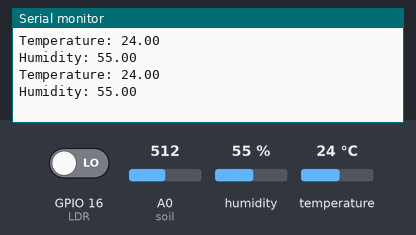
Simulated run of this sketch. Board: ESP8266 (NodeMCU). Shown: the last lines printed to the serial monitor. Inputs (shaded band) come from the test bench; at power-on: humidity 55 %, temperature 24 °C, GPIO 16 (LDR) LOW, A0 (soil) = 512. WiFi joins after 1.5 s; servers stay silent unless stated.

Above: at 3.0 s.
3.1 s: humidity set to 22 %
4.6 s: temperature set to 12 °C
At 5.61 s:
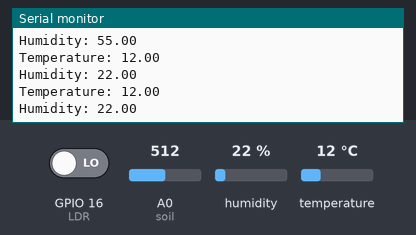
6.1 s: humidity set to 40 %
At 8.11 s:
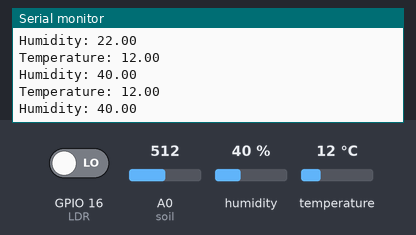
Timing chart, 0 to 9.6 s (numbered marks = the images above; inputs shaded):
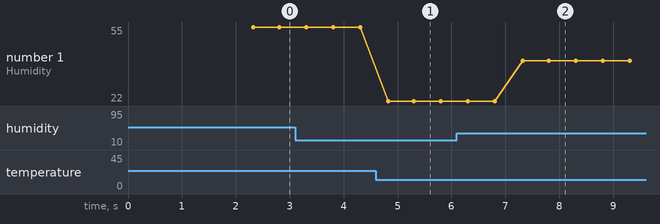

The sketch:

sensors_update.ino
```cpp
#define BLYNK_TEMPLATE_ID "TMPL2mAfrolfS"
#define BLYNK_TEMPLATE_NAME "Smart Plant"
#define BLYNK_AUTH_TOKEN "RIuNykrmbipMV5nt16W5E0dH59tq7Oki"

//Include the library files
#define BLYNK_PRINT Serial
#include <ESP8266WiFi.h>
#include <BlynkSimpleEsp8266.h>
#include <DHT.h>

char ssid[] = "hdjdjjs";  //Enter your WIFI SSID
char pass[] = "tarek12301";  //Enter your WIFI Password

DHT dht(5, DHT11);//(DHT sensor pin,sensor type)  D1 DHT11 Temperature Sensor
BlynkTimer timer;

//Define component pins
#define soil A0     //A0 Soil Moisture Sensor
#define LDR 16      //D0 LDR Motion Sensor

void setup() {
  Serial.begin(9600);
  Blynk.begin(BLYNK_AUTH_TOKEN, ssid, pass, "blynk.cloud", 80);
  dht.begin();
  //Call the function
  timer.setInterval(500L, soilMoistureSensor);
  timer.setInterval(500L, DHT11sensor);
  timer.setInterval(500L, LDRsensor);
}


//Get the DHT11 sensor values
void DHT11sensor() {
  float h = dht.readHumidity();
  float t = dht.readTemperature();

  if (isnan(h) || isnan(t)) {
    Serial.println("Failed to read from DHT sensor!");
    return;
  }

  Serial.print("Temperature: ");
  Serial.println(t);

  Serial.print("Humidity: ");
  Serial.println(h);

  Blynk.virtualWrite(V0, t);
  Blynk.virtualWrite(V1, h);

}


//Get the soil moisture values
void soilMoistureSensor() {
  int value = analogRead(soil);
  value = map(value, 0, 1024, 0, 100);
  value = (value - 100) * -1;

  Blynk.virtualWrite(V3, value);

}

//Get the LDR sensor values
void LDRsensor() {
    int value = digitalRead(LDR);
    Blynk.virtualWrite(V6, !value);

  }


void loop() {

  Blynk.run();//Run the Blynk library
  timer.run();//Run the Blynk timer

  }
```

Measured:
- after the input at 4.6 s, the serial monitor: prints a new line after 0.23 s (image 1)
- after the input at 6.1 s, the serial monitor: prints a new line after 1.2 s (image 2)
- plotted number 1: 22 → 40 after the input at 6.1 s
